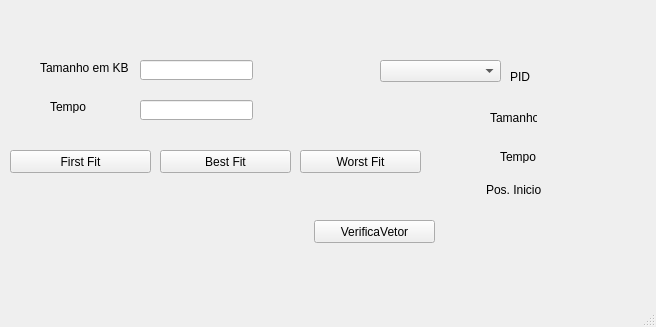
<?xml version="1.0" encoding="UTF-8"?>
<ui version="4.0">
 <class>MainWindow</class>
 <widget class="QMainWindow" name="MainWindow">
  <property name="geometry">
   <rect>
    <x>0</x>
    <y>0</y>
    <width>656</width>
    <height>327</height>
   </rect>
  </property>
  <property name="windowTitle">
   <string>MainWindow</string>
  </property>
  <widget class="QWidget" name="centralwidget">
   <widget class="QPushButton" name="pushButton">
    <property name="geometry">
     <rect>
      <x>10</x>
      <y>150</y>
      <width>141</width>
      <height>23</height>
     </rect>
    </property>
    <property name="text">
     <string>First Fit</string>
    </property>
   </widget>
   <widget class="QLineEdit" name="tam">
    <property name="geometry">
     <rect>
      <x>140</x>
      <y>60</y>
      <width>113</width>
      <height>20</height>
     </rect>
    </property>
   </widget>
   <widget class="QLabel" name="label">
    <property name="geometry">
     <rect>
      <x>40</x>
      <y>60</y>
      <width>91</width>
      <height>16</height>
     </rect>
    </property>
    <property name="text">
     <string>Tamanho em KB</string>
    </property>
   </widget>
   <widget class="QLineEdit" name="tempo">
    <property name="geometry">
     <rect>
      <x>140</x>
      <y>100</y>
      <width>113</width>
      <height>20</height>
     </rect>
    </property>
   </widget>
   <widget class="QLabel" name="label_3">
    <property name="geometry">
     <rect>
      <x>50</x>
      <y>100</y>
      <width>47</width>
      <height>13</height>
     </rect>
    </property>
    <property name="text">
     <string>Tempo</string>
    </property>
   </widget>
   <widget class="QComboBox" name="comboBox">
    <property name="geometry">
     <rect>
      <x>380</x>
      <y>60</y>
      <width>121</width>
      <height>22</height>
     </rect>
    </property>
   </widget>
   <widget class="QLabel" name="showPID">
    <property name="geometry">
     <rect>
      <x>560</x>
      <y>70</y>
      <width>47</width>
      <height>13</height>
     </rect>
    </property>
    <property name="text">
     <string/>
    </property>
   </widget>
   <widget class="QLabel" name="showTam">
    <property name="geometry">
     <rect>
      <x>560</x>
      <y>110</y>
      <width>47</width>
      <height>13</height>
     </rect>
    </property>
    <property name="text">
     <string/>
    </property>
   </widget>
   <widget class="QLabel" name="showTempo">
    <property name="geometry">
     <rect>
      <x>560</x>
      <y>150</y>
      <width>47</width>
      <height>13</height>
     </rect>
    </property>
    <property name="text">
     <string/>
    </property>
   </widget>
   <widget class="QLabel" name="showInicio">
    <property name="geometry">
     <rect>
      <x>560</x>
      <y>180</y>
      <width>47</width>
      <height>13</height>
     </rect>
    </property>
    <property name="text">
     <string/>
    </property>
   </widget>
   <widget class="QLabel" name="showInicio_2">
    <property name="geometry">
     <rect>
      <x>486</x>
      <y>180</y>
      <width>61</width>
      <height>20</height>
     </rect>
    </property>
    <property name="text">
     <string>Pos. Inicio</string>
    </property>
   </widget>
   <widget class="QLabel" name="showTempo_2">
    <property name="geometry">
     <rect>
      <x>500</x>
      <y>150</y>
      <width>47</width>
      <height>13</height>
     </rect>
    </property>
    <property name="text">
     <string>Tempo</string>
    </property>
   </widget>
   <widget class="QLabel" name="showTam_2">
    <property name="geometry">
     <rect>
      <x>490</x>
      <y>110</y>
      <width>47</width>
      <height>16</height>
     </rect>
    </property>
    <property name="text">
     <string>Tamanho</string>
    </property>
   </widget>
   <widget class="QLabel" name="showPID_2">
    <property name="geometry">
     <rect>
      <x>510</x>
      <y>70</y>
      <width>47</width>
      <height>13</height>
     </rect>
    </property>
    <property name="text">
     <string>PID</string>
    </property>
   </widget>
   <widget class="QPushButton" name="pushButton_2">
    <property name="geometry">
     <rect>
      <x>314</x>
      <y>220</y>
      <width>121</width>
      <height>23</height>
     </rect>
    </property>
    <property name="text">
     <string>VerificaVetor</string>
    </property>
   </widget>
   <widget class="QPushButton" name="bestFitBtn">
    <property name="geometry">
     <rect>
      <x>160</x>
      <y>150</y>
      <width>131</width>
      <height>23</height>
     </rect>
    </property>
    <property name="text">
     <string>Best Fit</string>
    </property>
   </widget>
   <widget class="QPushButton" name="worstFitBtn">
    <property name="geometry">
     <rect>
      <x>300</x>
      <y>150</y>
      <width>121</width>
      <height>23</height>
     </rect>
    </property>
    <property name="text">
     <string>Worst Fit</string>
    </property>
   </widget>
  </widget>
  <widget class="QMenuBar" name="menubar">
   <property name="geometry">
    <rect>
     <x>0</x>
     <y>0</y>
     <width>656</width>
     <height>21</height>
    </rect>
   </property>
  </widget>
  <widget class="QStatusBar" name="statusbar"/>
 </widget>
 <resources/>
 <connections/>
</ui>
